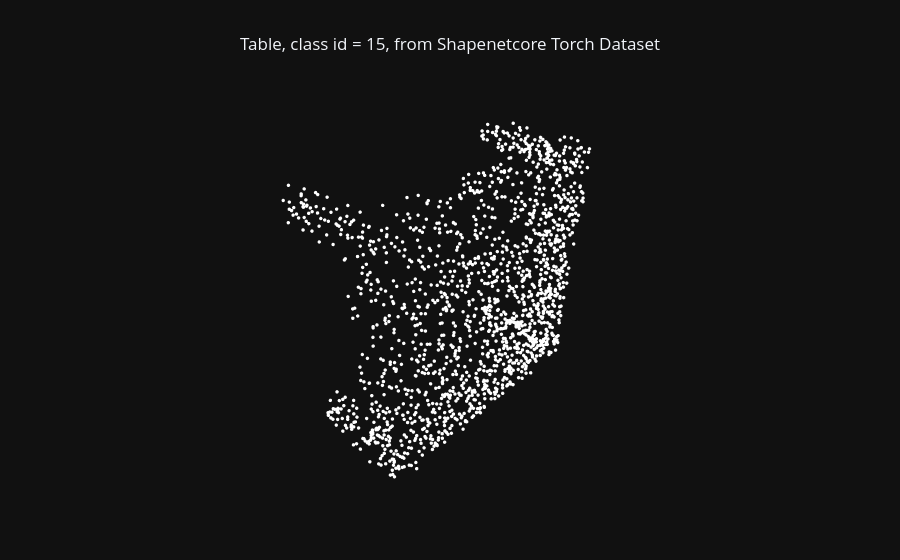

The code cell stored with this chart in its notebook:
### Code cell
pc_plots = plot_pc_data3d(x=points[:,0], y=points[:,1], z=points[:,2], apply_color_gradient=False, color=PART_COLORS[seg_labels - 1], marker_size=2)
layout = dict(template="plotly_dark", title=f"{data_dict['class_name']}, class id = {data_dict['class_id']}, from Shapenetcore Torch Dataset", scene=PCD_SCENE, title_x=0.5)
fig = go.Figure(data=pc_plots, layout=layout)   
fig.show()

### Figure 1 — Plotly figure (JSON) as saved in the notebook; plotly's stock layout.template omitted (floating-point values rounded to 4 significant figures; data arrays with more than 128 entries replaced by an {"elided": "..."} marker saying what was removed)
{"data": [{"hoverinfo": "skip", "marker": {"color": {"elided": "2500x3 int values"}, "opacity": 1, "size": 2}, "mode": "markers", "showlegend": false, "type": "scatter3d", "x": {"elided": "2500 float values"}, "y": {"elided": "2500 float values"}, "z": {"elided": "2500 float values"}}], "layout": {"scene": {"aspectmode": "data", "xaxis": {"visible": false}, "yaxis": {"visible": false}, "zaxis": {"visible": false}}, "title": {"text": "Table, class id = 15, from Shapenetcore Torch Dataset", "x": 0.5}}}
